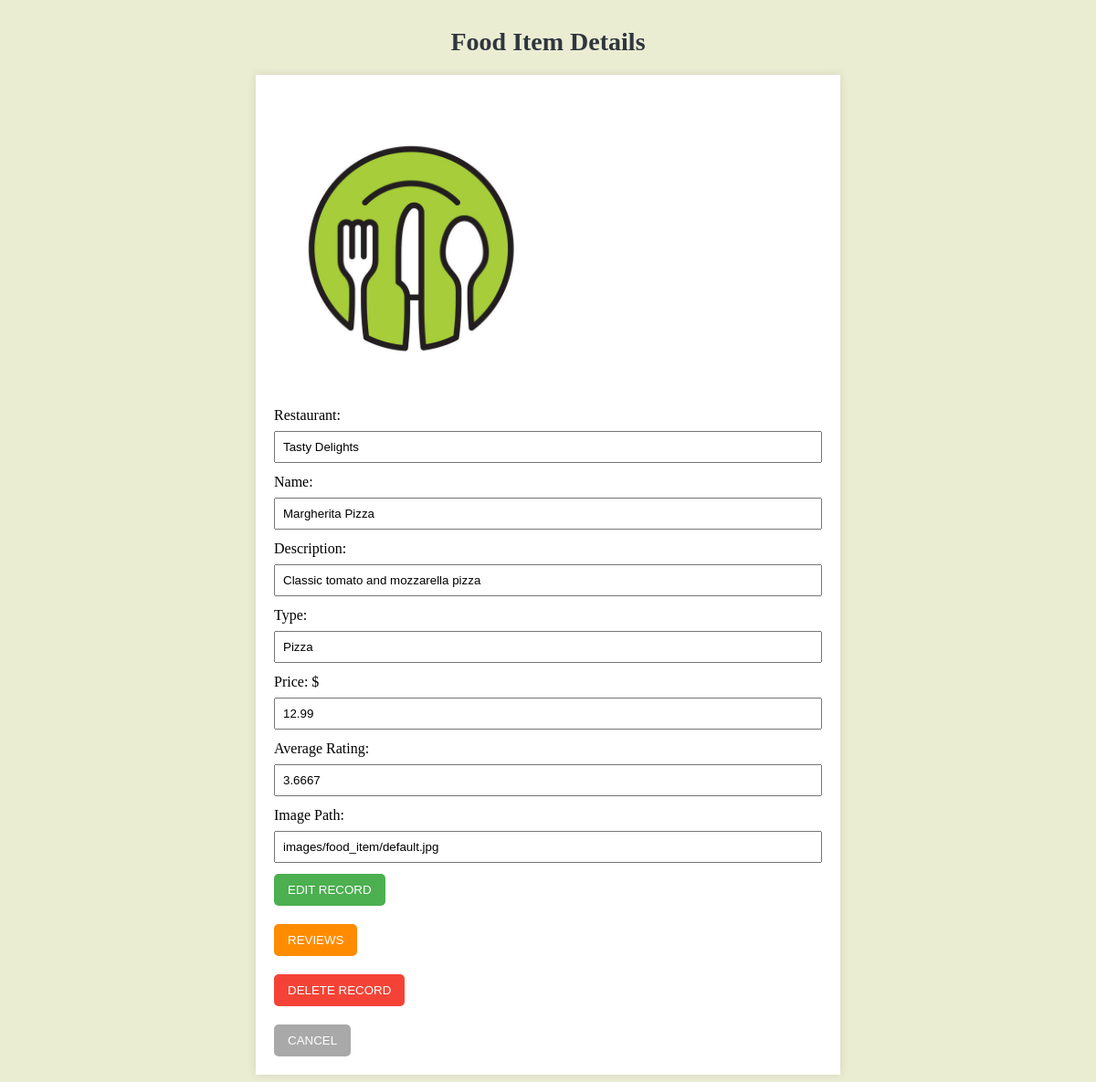
/food/food-details.php?food_item_id=1, run on the app's committed database.
### tables this page shows
CREATE TABLE `food_item` (
  `food_item_id` int(11) NOT NULL,
  `restaurant_id` int(11) NOT NULL,
  `name` varchar(255) NOT NULL,
  `description` text,
  `type` varchar(50) NOT NULL,
  `price` decimal(8,2) NOT NULL,
  `photo` varchar(255) DEFAULT NULL
);

CREATE TABLE `restaurant` (
  `restaurant_id` int(11) NOT NULL,
  `name` varchar(255) NOT NULL,
  `type` varchar(50) NOT NULL,
  `description` text,
  `address` varchar(255) NOT NULL,
  `phone` varchar(20) DEFAULT NULL,
  `website` varchar(255) DEFAULT NULL,
  `email` varchar(255) DEFAULT NULL,
  `photo` varchar(255) DEFAULT NULL,
  `user_id` int(11) DEFAULT NULL,
  `owner_name` varchar(255) DEFAULT NULL
);

### food/food-details.php (the view, shortened to what this page needs)
<!DOCTYPE html>
<html lang="en">
<head>
</head>
<body>
	<header>
        <h1>Food Item Details</h1>
    </header>
<?php
require_once '../db/login.php';
$conn = new mysqli($hn, $un, $pw, $db);
if (isset($_GET['food_item_id'])) {
    $food_item_id = $_GET['food_item_id'];
    $query = "SELECT f.food_item_id, f.restaurant_id, f.name, rest.name AS 'r_name', f.description, f.type, f.price, f.photo, AVG(r.rating) AS 'rating' FROM food_item as f LEFT JOIN review as r ON f.food_item_id = r.food_item_id join restaurant as rest on f.restaurant_id = rest.restaurant_id
	WHERE f.food_item_id=$food_item_id
	GROUP BY food_item_id, restaurant_id, name, description, type, price, photo, r_name;";
    $result = $conn->query($query);
    $rows = $result->num_rows;
    ?>
    <div class="container">
        <?php
        for ($j = 0; $j < $rows; $j++) {
            $row = $result->fetch_array(MYSQLI_ASSOC);
            $photo = $row['photo'];
            ?>
            <form action='food-update.php?food_item_id=<?php echo $row['food_item_id']; ?>' method='post'>
				<img src='<?php echo $photo; ?>' alt='Food Item Photo'>
				<label for="name">Restaurant:</label>
                <input type='text' name='name' value='<?php echo $row['r_name']; ?>' required readonly>
                <label for="name">Name:</label>
                <input type='text' name='name' value='<?php echo $row['name']; ?>' required readonly>
                <label for="description">Description:</label>
                <input type='text' name='description' value='<?php echo $row['description']; ?>' required readonly>
                <label for="type">Type:</label>
                <input type='text' name='type' value='<?php echo $row['type']; ?>' required readonly>
                <label for="price">Price: $</label>
                <input type='number' name='price' value='<?php echo $row['price']; ?>' required readonly>
				<label for="rating">Average Rating:</label>
                <input type='number' name='rating' value='<?php echo $row['rating']; ?>' required readonly>
                <label for="photo">Image Path:</label>
                <input type='text' name='photo' value='<?php echo $photo; ?>' required readonly>
                <button type='submit' class='btn'>EDIT RECORD</button>
            </form>
			<form action="../reviews/review-list.php?food_item=<?php echo $row['food_item_id']; ?>" method='post'>
				<button type= 'submit' class='btn btn-review' >REVIEWS</button>
			</form>
            <form action='food-delete.php' method='post'>
                <button type='submit' class='btn btn-delete'>DELETE RECORD</button>
            </form>
            <form action='food-view.php' method='post'>
                <button type='submit' class='btn btn-cancel'>CANCEL</button>
            </form>
        <?php } ?>
    </div>
    <?php
}
?>
</body>
</html>

### food/food-details.php (style rules this page uses)
body { font-family: Times New Roman, sans-serif; background-color: #EBEDD3; padding: 0; }
h1 { text-align: center; margin-top: 30px; font-size: 28px; color: #2F363E; }
.container { max-width: 600px; margin: 20px auto; background-color: #fff; padding: 20px; box-shadow: 0 0 10px rgba(0, 0, 0, 0.1); }
form { margin-top: 20px; }
label { display: block; margin-bottom: 8px; }
input { width: 100%; padding: 8px; margin-bottom: 12px; box-sizing: border-box; }
img { max-width: 50%; height: auto; margin-bottom: 20px; }
.btn { background-color: #4caf50; color: #fff; padding: 10px 15px; border: none; cursor: pointer; border-radius: 5px; }
.btn-delete { background-color: #f44336; }
.btn-cancel { background-color: #A9A9A9; }
.btn-review { background-color: #FF8C00; }

### data on the page
food_item: photo (placeholder picture), name "Tasty Delights", name "Margherita Pizza", description "Classic tomato and mozzarella pizza", type "Pizza", price "12.99", rating "3.6667", photo "images/food_item/default.jpg"
